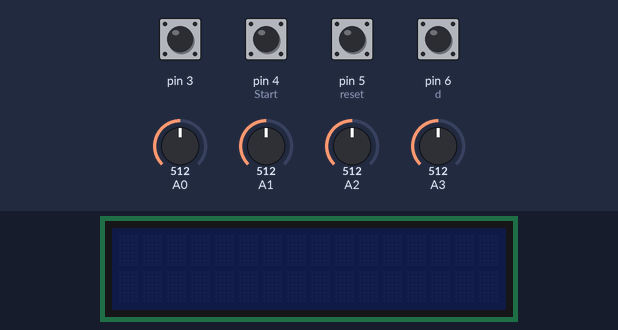
The sketch below on a simulated Arduino Uno, built with avr-gcc and run on an emulated ATmega328P. Parts: 16×2 character LCD. The inputs (shaded band) are chosen by the test bench; at power-on: pin 3, pin 4 (Start), pin 5 (reset), pin 6 (d) HIGH, A0 = 512, A1 = 512, A2 = 512, A3 = 512. What the sketch prints to the serial monitor is not drawn.

Above: at 1.2 s.
1.3 s: pin 5 (reset) pulled LOW for 0.15 s
At 2.6 s:
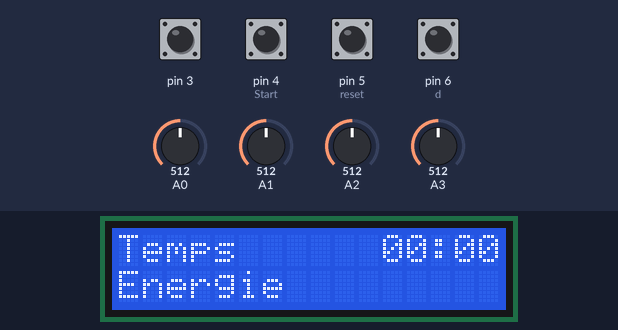
3.8 s: pin 4 (Start) pulled LOW for 0.15 s
At 5.1 s:
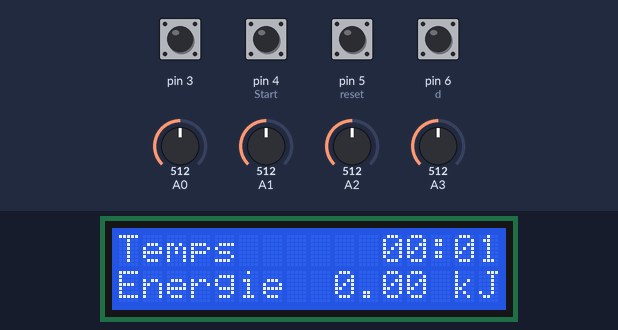
6.9 s: pin 6 (d) pulled LOW for 0.15 s
At 8.2 s:
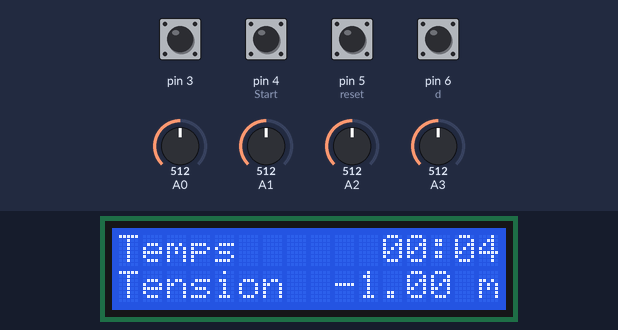
10.0 s: pin 5 (reset) pulled LOW for 1 s
At 10.5 s:
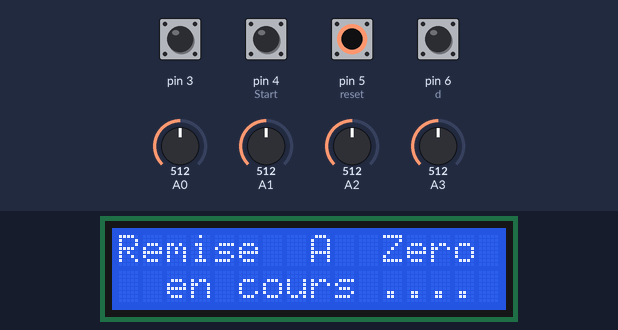
12.5 s: pin 5 (reset) pulled LOW for 0.15 s
15.0 s: pin 4 (Start) pulled LOW for 1 s
At 15.8 s:
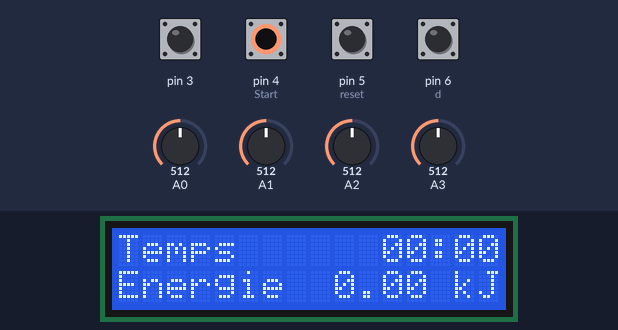
Timing chart, 0 to 18.0 s (numbered marks = the images above; inputs shaded):
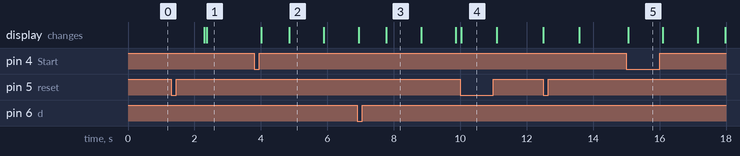

The sketch:

sketch_nov19c.ino
```cpp
/************************************/
/***    Arduino Jouletmeter v1.0  ***/
/***    Board: Arduino uno R3     ***/
/***      By: Maxence Sierens     ***/
/***           Louis Orlach       ***/
/***  VERSION MODIFIEE JOULEMETRE ***/
/***        Fevrier 2025          ***/
/************************************/


/********************************************************/
/* Code modifié pour être utilisé avec une Arduino uno */
/********************************************************/


#include <LiquidCrystal.h>
#include <Arduino_JSON.h>
#include <assert.h>
#include <avr/io.h>
#include <avr/interrupt.h>


const float adcSense = 1.074219e-3;  // ADC conversion factor volt/bit (1.1V / 1024)
float Vscale = 1.0;                  // Mise à l'echelle tension
float Cscale = 1.0;                  //Mise à l'echelle courant
byte muxCnt = 4;                     // valeur de départ du multiplexeur ADC
int nullVal = 512;                   // mesure de la tension de référence
unsigned int vCnt = 0;               // compteur valeurs


/*** Primary averaging ***/
int primCnt = 0;                       // Primary averaging counter
boolean primReady = false;             // Primary averaging complete flag
int adcVolt;                           // Copy ADC voltage
const unsigned int primAvLength = 64;  // Number of samples for primary averaging
long primMeanVolt = 0;                 // Cumulative ADC mean voltage
long primMeanVoltCopy = 0;             // Averaged primary mean voltage
int adcCurr;                           // Copy ADC current
long primMeanCurr = 0;                 // Cumulative ADC mean current
long primMeanCurrCopy = 0;             // Averaged primary current
long primMeanPow = 0;                  // Cumulative ADC mean power
long primMeanPowCopy = 0;              // Averaged primary mean power


/*** Secondary averaging ***/
unsigned int secArrCnt = 0;
const unsigned int secAvLength = 50;
long secMeanVoltArr[secAvLength];  // Mean Voltage secondary averageing array
long secMeanCurrArr[secAvLength];  // Mean Current secondary averageing array
long secMeanPowArr[secAvLength];   // Real Power secondary averageing array
long secMeanVolt = -0.398;         // Result secondary averaging mean voltage
long secMeanCurr = 0;              // Result secondary averaging mean current
long secMeanPow = 0;               // Result secondary averaging mean power


/*** Cumulative values ***/
byte tEnergy[8];              // energie totale cumulée sur 64 bits 8*8octets
unsigned int preTimeCnt = 0;  // Prediviseur du timer
unsigned long timeCnt = 0;    // variable comptage temps (secondes)
unsigned long timeCntm = 0;
float paramValues[] = { 1.0, 0.0, 0.0, 0.0, 0.0, 0.0, 0.0, 0.0, 0.0, 0.0, 0.0, 0.0, 0.0, 0.0, 0.0, 0.0, 0.0, 0.0, 0.0, 0.0, 0.0 };  //tableau contenant les différentes valeurs à afficher


/***  ***/
float totAverage = 10.0;                 // Total averaging length (primary * secondary)
float fSample = 10.0;                    // ADC channel sample frequency
LiquidCrystal lcd(7, 8, 9, 10, 11, 12);  // 3,4,6,11,12,13,14
unsigned long dernierAppui;
unsigned int boucleAffichage = 0;


/*********** Calibration & Hardware Data ***********/
float Vdiv = 1001;   // Voltage conversion factor, ***66.243** (-2.723*log(paramValues[0]))+ / 78*(30.08/27.70)
float Cdiv = 15.87;  // Current conversion factor  ***4*** Cdiv = 20*(4.12/4.657)


/*** Programme ***/
void setup() {
  /*** Bouton ***/
  //MCUCR &= 0xEF;                 // Enable pull-up resistors
  //DDRB &= 0xCF;                  // Buttons on D9...12 are inputs
  //DDRB |= 0x20;                  // Overflow LED on D13 is output
  //PORTB |= 0x1E;                 // Pull-up resistor for the buttons
  //bitClear(PORTB, 5);            // Overflow LED off
  initiateADC();       // initiate AD converter
  setProperties();     // Set properties and Clear measured values
  sei();               // Activer les interruptions globales avec "sei"
  Serial.begin(9600);  // set interrupt flag
  //initLCD();

  // --------------- les boutons ----------------
  pinMode(6, INPUT_PULLUP);  // d / t / v
  pinMode(5, INPUT_PULLUP);  //reset
  pinMode(4, INPUT_PULLUP);  //Start
  pinMode(3, INPUT_PULLUP);  // "stop"
  dernierAppui = millis();
  // --------------- les boutons ----------------
}

// Initialise l'écran au démarrage du joulemètre
void initLCD() {

  lcd.begin(16, 2);
  lcd.setCursor(0, 0);
  lcd.print("Eco Motion Team");
  lcd.setCursor(0, 1);
  lcd.print("Polytech Nancy");

  //delay(1000);

  lcd.setCursor(0, 0);
  lcd.print("Temps      00:00");

  lcd.setCursor(0, 1);
  lcd.print("Energie          ");
}

/*void sendJSONData() {
    // Utiliser un buffer JSON pour stocker les données
    StaticJsonDocument<200> doc;

    // Ajouter les données mesurées au document JSON
    doc["temps_minutes"] = timeCnt / 60;
    doc["temps_secondes"] = timeCnt % 60;
    doc["energie_joules"] = paramValues[19];
    doc["tension_volts"] = paramValues[0];
    doc["courant_amperes"] = paramValues[7];
    doc["puissance_watts"] = paramValues[14];

    // Envoyer le JSON sous forme de chaîne via le port série
    serializeJson(doc, Serial);
    Serial.println();  // Nouvelle ligne pour distinguer les messages

}*/

void loop() {

  if (primReady == true) {
    /*** Secondary avearaging Mean Volt ***/
    secMeanVolt -= secMeanVoltArr[secArrCnt];  // Subtract oldest value strored in array from average
    secMeanVolt += primMeanVoltCopy;
    // Serial.println(secMeanVolt);                  // Add newest value to average
    secMeanVoltArr[secArrCnt] = primMeanVoltCopy;  // Store newest value in array

    /*** Secondary avearaging Mean Current ***/
    secMeanCurr -= secMeanCurrArr[secArrCnt];  // and mean current
    secMeanCurr += primMeanCurrCopy;
    //Serial.println(secMeanCurr/totAverage);
    secMeanCurrArr[secArrCnt] = primMeanCurrCopy;

    /*** Secondary avearaging Mean Power ***/
    secMeanPow -= secMeanPowArr[secArrCnt];  // and power
    secMeanPow += primMeanPowCopy;
    secMeanPowArr[secArrCnt] = primMeanPowCopy;

    /*** Array Pointer ***/
    secArrCnt++;  // Increase secondary averaging array pointer
    if (secArrCnt >= secAvLength) {
      secArrCnt = 0;
    }
    /*** Cumulative values ***/
    extraLongAddLong(tEnergy, primMeanPowCopy);  // Add primary averaged power to total Energy
    primReady = false;
  }

  /*** Mise à jour valeurs à afficher (stocké dans tableau paramValues***/
  if (vCnt > 1000) {  //Après 1000 conversions ADC
    int timeCntm = timeCnt / 60;
    int timeCnts = timeCnt - 60 * timeCntm;

    vCnt = 0;
    //mise à l'echelle de la tension
    /*** Calculate values Voltage ***/
    paramValues[0] = ((float(primMeanVoltCopy) * Vscale / totAverage) * 4.4) + 2;  //Calcul tension moyenne  - 354.76) / 16.949; - 11.71 ) / (-65.9))*10

    /*** Calculate values Current ***/
    paramValues[7] = ((float(primMeanCurrCopy) * Cscale / totAverage) * 37) + 0.5;  //calucl courant moyen - 341.33) / -41.667;    - 1.65 )/ 6.114

    /*** Calculate values Power ***/
    paramValues[14] = paramValues[0] * paramValues[7];  // Real Power    float(secMeanPow) * Vscale * Cscale / totAverage;
    /***Energy ***/

    paramValues[19] = paramValues[0] * paramValues[7] * timeCnts;  // Energy extraLongToFloat(tEnergy) * Vscale * Cscale / fSample

    float loup = Serial.read();
    Serial.println("*************");
    Serial.print(loup);
//reception des donné du power clutching
//*******************************
   /* String inputstring = Serial.readStringUntil('\n');
    char donne[inputstring.length() + 1];
    float L_var1 = 0.0;
    float L_var2 = 0.0;

    char *ptr = strtok(donne, ";");

    if(ptr != NULL){
      L_var1 = atof(ptr);
      ptr = strtok(NULL, ";");
      if (ptr != NULL);{
        L_var2 = atof(ptr);
      }
    }*/
// *****************************
    if (boucleAffichage == 0) {

      lcd.setCursor(0, 1);
      lcd.print("Energie ");
      lcd.setCursor(9, 1);
      lcd.print((paramValues[0] * paramValues[7] * timeCnt) / 1000);
      lcd.setCursor(13, 1);
      lcd.print(" kJ");
    }

    // Affichage de la tension
    if (boucleAffichage == 1) {

      lcd.setCursor(0, 1);
      lcd.print("Tension   ");
      lcd.setCursor(9, 1);
      //lcd.print(paramValues[0]);
      lcd.print(loup);
      lcd.setCursor(14, 1);
      lcd.print(" m/s");
      //lcd.print(" V");

      /*lcd.setCursor(0,0);
    lcd.print("Courant   ");
    lcd.setCursor(9,0);
    lcd.print(paramValues[7]);
    lcd.setCursor(14,0);
    lcd.print(" A");    */
    }
    // Affichage de l'intensité
    if (boucleAffichage == 2) {

      lcd.setCursor(0, 1);
      lcd.print("Courant   ");
      lcd.setCursor(9, 1);
      lcd.print(paramValues[7]);
      lcd.setCursor(14, 1);
      lcd.print(" A");
    }
    lcd.print("   ");

    lcd.setCursor(0, 0);
    lcd.print("Temps");
    lcd.setCursor(11, 0);


    if (timeCntm < 10) {
      lcd.print("0");
      lcd.print(timeCntm);
    } else {
      lcd.print(timeCntm);
    }

    lcd.print(":");

    if (timeCnts < 10) {
      lcd.print("0");
      lcd.print(timeCnts);
    } else {
      lcd.print(timeCnts);
    }

    lcd.print("     ");
    float p_joules = ((paramValues[0] * paramValues[7] * timeCnt) / 1000);
    float p_volts = paramValues[0];
    float p_amperes = paramValues[7];
    float p_watt = paramValues[14];
  //  float p_vitesse = L_var1;
    //float p_distance = L_var2;

    JSONVar doc;
    doc["temps_minutes"] = timeCnt / 60;
    doc["temps_secondes"] = timeCnt % 60;
    doc["energie_joules"] = p_joules;
    doc["tension_volts"] = p_volts;
    doc["courant_amperes"] = p_amperes;
    //doc["pc_vitesse"] = p_vitesse;
    //doc["pc_distance"] = p_distance;


    Serial.println(JSON.stringify(doc));
    delay(100);

    //Envoie des données sur le téléphone *************************************************************************
    /* Serial.print("temps = ");
    Serial.print(timeCntm);
    Serial.println("min");

    Serial.print(timeCnts);
    Serial.println("s");

    Serial.print("tension = ");
    Serial.print(paramValues[0]);
    Serial.println(" V");

    Serial.print("intensite = ");
    Serial.print(paramValues[7]);
    Serial.println(" A");

    Serial.print("energie = ");
    Serial.print(paramValues[19]);
    Serial.println(" J");

    Serial.print("Puissance = ");
    Serial.print(paramValues[14]);
    Serial.println(" W");
    Serial.println(" ");

    Serial.println("Vscal");
    Serial.println(Vscale);*/

    // ******************* JSON **************//
    /* Serial.print("{ temps :  \"");
    Serial.print(doc["temps_minutes"]);
    Serial.print(",");

    Serial.print("temps_sec : \"");
    Serial.print(doc["temps_secondes"]);
    Serial.print(",");

    Serial.print("tension : \"");
    Serial.print(doc["tension_volts"]);
    Serial.print(",");

    Serial.print("intensite : \"");
    Serial.print(doc["courant_amperes"]);
    Serial.print(",");

    Serial.print("energie : \"");
    Serial.print(doc["energie_joules"]);
    Serial.print(",");

    Serial.print("Puissance : \"");
    Serial.print(doc["puissance_watts"]);
    Serial.print("}");


    Serial.print("vitesse : \"");
    Serial.print(doc["vitesse_kmh"]);
    Serial.print("}");*/

    // ******************* JSON **************// *********************************************************************************
  }


  // Bouton Start
  if (digitalRead(4) == LOW) {
    ADCSRA = 0xAE;  // Active le CAN
    bitWrite(ADCSRA, 6, 1);
  }


  // Bouton Stop
  if (digitalRead(3) == LOW) {
    ADCSRA = 0x2E;  // Désactive le CAN
    bitWrite(ADCSRA, 6, 1);
  }


  // Bouton Remise à zéro
  if (digitalRead(5) == LOW) {
    ADCSRA = 0x2E;
    bitWrite(ADCSRA, 6, 1);

    setProperties();
    initiateADC();


    lcd.setCursor(0, 0);
    lcd.write("Remise  A  Zero   ");
    lcd.setCursor(0, 1);
    lcd.write("  en cours ....  ");
    delay(1000);
    initLCD();

    boucleAffichage = 0;
  }


  // Bouton changement d'unité
  if (digitalRead(6) == LOW) {
    // Délai d'une seconde entre chaque appui
    if (millis() - dernierAppui > 1000) {
      dernierAppui = millis();
      if (boucleAffichage >= 2) {
        boucleAffichage = 0;
      } else {
        boucleAffichage++;
      }
    }
  }
}


/*** Clear extra long ***/
void extraLongClear(byte* elVal) {
  for (int ci = 0; ci < 8; ci++) {
    elVal[ci] = 0x00;  //Effacement des 8 octets pour le type extra long
  }
}


/*** Clear array ***/
void avArrClear(unsigned int arrLen, long* avArr) {
  for (int ci = 0; ci < arrLen; ci++) {
    avArr[ci] = 0;  //Mise à 0 des valeurs tableaux
  }
}


/*** Paramétrages et effacement des variables***/
void setProperties() {
  /*** Set division factors ***/
  totAverage = float(primAvLength * secAvLength);  //valeur pour le moyennage final (3200 valeurs (64*50))
  fSample = 19230.7 / 3.0;                         //fréquence d'échantillonnage pour chaque voie (Fosc=16Mhz -> ADC prediv=64 -> ADC freq=250KHz -> Freq acquisition = Freq ADC/13 = 19230,77Hz)
  Vscale = adcSense * Vdiv;                        //mise à l'echelle de la tension
  Cscale = adcSense * Cdiv;                        //mise à l'échelle du courant

  /***Initialisation variables***/
  avArrClear(secAvLength, secMeanVoltArr);  // Clear the secondary averaging arrays ...
  avArrClear(secAvLength, secMeanCurrArr);
  avArrClear(secAvLength, secMeanPowArr);
  secArrCnt = 0;    // Clear secondary array counter
  secMeanVolt = 0;  // Clear secondary averaging values ...
  secMeanCurr = 0;
  secMeanPow = 0;
  extraLongClear(tEnergy);
  preTimeCnt = 0;  // Clear time prescaler ...
  timeCnt = 0;     // ... and time counter
  timeCntm = 0;
}


/***Conversion extra long vers flottant***/
float extraLongToFloat(byte* elVal) {
  boolean sign bitRead(elVal[7], 7);  // true = negative, false = positive value
  int fi;
  for (fi = 7; fi > 3; fi--) {  // Find the first MS byte without leading zero's in the higherst 4
    if (sign == false && (elVal[fi] != 0x00 || bitRead(elVal[fi - 1], 7) == true)) {
      break;
    }  // Find the first MS byte without leading 0xFF in the higherst 4
    if (sign == true && (elVal[fi] != 0xFF || bitRead(elVal[fi - 1], 7) == false)) {
      break;
    }
  }
  long tVal;
  long loVal = 0;
  for (int shi = 24; shi >= 0; shi -= 8) {  // Shift values for each byte
    tVal = long(elVal[fi--]);               // Take first relevant byte
    loVal += tVal << shi;                   // and shift it into the long
  }
  float flVal = float(loVal);           // Make it a float
  flVal *= pow(2.0, (fi + 1.0) * 8.0);  // and multiply it by the last byte exponent
  return flVal;
}


/*** addition d'un format long vers format extra long (64 bits 8*8octets) ***/
void extraLongAddLong(byte* elVal, long addVal) {
  byte add0 = byte(addVal);  // put the long in seperate bytes.
  addVal = addVal >> 8;
  byte add1 = byte(addVal);
  addVal = addVal >> 8;
  byte add2 = byte(addVal);
  addVal = addVal >> 8;
  byte add3 = byte(addVal);
  byte ext = 0x00;  // extend the long with 0x00 ...
  if (bitRead(add3, 7) == true) {
    ext = 0xFF;  // ... or 0xFF if the long is negative.
  }
  asm volatile(
    "add %[v0], %[a0]\n"  // add the bytes of the long to the extralong
    "adc %[v1], %[a1]\n"
    "adc %[v2], %[a2]\n"
    "adc %[v3], %[a3]\n"
    "adc %[v4], %[bext]\n"
    "adc %[v5], %[bext]\n"
    "adc %[v6], %[bext]\n"
    "adc %[v7], %[bext]\n"
    : [v0] "+r"(elVal[0]),  // ouput operand list
      [v1] "+r"(elVal[1]),
      [v2] "+r"(elVal[2]),
      [v3] "+r"(elVal[3]),
      [v4] "+r"(elVal[4]),
      [v5] "+r"(elVal[5]),
      [v6] "+r"(elVal[6]),
      [v7] "+r"(elVal[7])
    : [a0] "r"(add0),  // input operand list
      [a1] "r"(add1),
      [a2] "r"(add2),
      [a3] "r"(add3),
      [bext] "r"(ext));
}


void initiateADC() {
  ADCSRB = 0x00;
  DIDR0 = 0x30;   //Désactivation des entrées numériques (nécessaire pour ADC)
  ADMUX = 0xC0;   //Paramétrage référence de tension interne 1,1V 0xC4
  ADCSRA = 0xAE;  //ADC activé avec prédiviseur *64
  ADCSRB = 0x40;  //ADC en mode libre (convertit à la volée, sans arrêt)
}


/*** Interruption ADC***/
ISR(ADC_vect) {

  /***Lecture de la valeur convertie (10 bits)***/
  int adcInt = ADCL;                     // store lower byte ADC
  adcInt += ADCH << 8;                   // store higher bytes ADC
  long adcVal = long(adcInt) - nullVal;  //valeur relative (par rapport au potentiel de référence)

  /***Compteur pour multiplexeur de selection de voie***/
  muxCnt++;               //S'incrémente de 0 à 3 (repasse à 0 lorsqu'il atteint 4)
  muxCnt &= 0x03;         // Pour sélectionner la voie sur laquelle l'ADC écoute
  ADMUX = muxCnt | 0xC0;  // Active la voie 0xC4


  /***Mesure de tension***/
  if (muxCnt == 2) {  //Lecture de l'entrée ADC tension
    adcVolt = adcVal;
    primMeanVolt += adcVal;  //ajout de cette valeur à la valeur de moyennage tension
  }

  /*** Mesure de courant ***/
  if (muxCnt == 3) {  //Lecture de l'entrée ADC courant
    adcVal = adcVal;  // Inverting preamp
    adcCurr = adcVal;
    primMeanCurr += adcVal;  // Primary add Mean Voltage
  }

  /*** Calcul de la puissance ***/
  if (muxCnt == 0) {  //Lecture de la tension de référence puis calcul de la puissance
    nullVal = long(adcInt);
    long TadcVal = long(adcVolt) * long(adcCurr);  //calcul de puissance instantanée
    primMeanPow += TadcVal;                        //puis on l'ajoute à la variable de moyennage puissance
  }

  /*** Transfer primary averaged values ***/
  if (muxCnt == 1) {                // At a quiet moment ... (Analog channel 7 isn't used)
    primCnt++;                      // increase primary averaging counter
    if (primCnt >= primAvLength) {  // If the required averaging number is reached ...
      primCnt = 0;
      primMeanVoltCopy = primMeanVolt;  // Make a copy of all the primary averaging values ...
      primMeanVolt = 0;                 // ... and clear the primary averaging value.
      primMeanCurrCopy = primMeanCurr;
      primMeanCurr = 0;
      primMeanPowCopy = primMeanPow;
      primMeanPow = 0;
      primReady = true;  // The primary averaging values are availeble for the secondary averaging.
    }
    vCnt++;  // Increase value counter

    /*** Time ***/
    preTimeCnt++;
    if (preTimeCnt >= 4731) {  //Interruption ADC à 19231Hz, on compte jusqu'à 19231 puis on incrémente timeCnt (1 fois par seconde)
      preTimeCnt = 0;
      timeCnt++;  //variable temps (fréquence d'incrément 1Hz)
    }
  }
}
```

Measured:
- after the input at 1.3 s, the display: first changes after 1.0 s (image 1 shows a later state)
- after the input at 3.8 s, the display: first changes after 0.22 s (image 2 shows a later state)
- after the input at 6.9 s, the display: first changes at once (image 3 shows a later state)
- after the input at 10.0 s, the display: changes at once (image 4)
- after the input at 15.0 s, the display: changes after 0.05 s (image 5)
- what the display in image 2 shows lasts 1.0 s, from 4.9 s to 5.9 s
